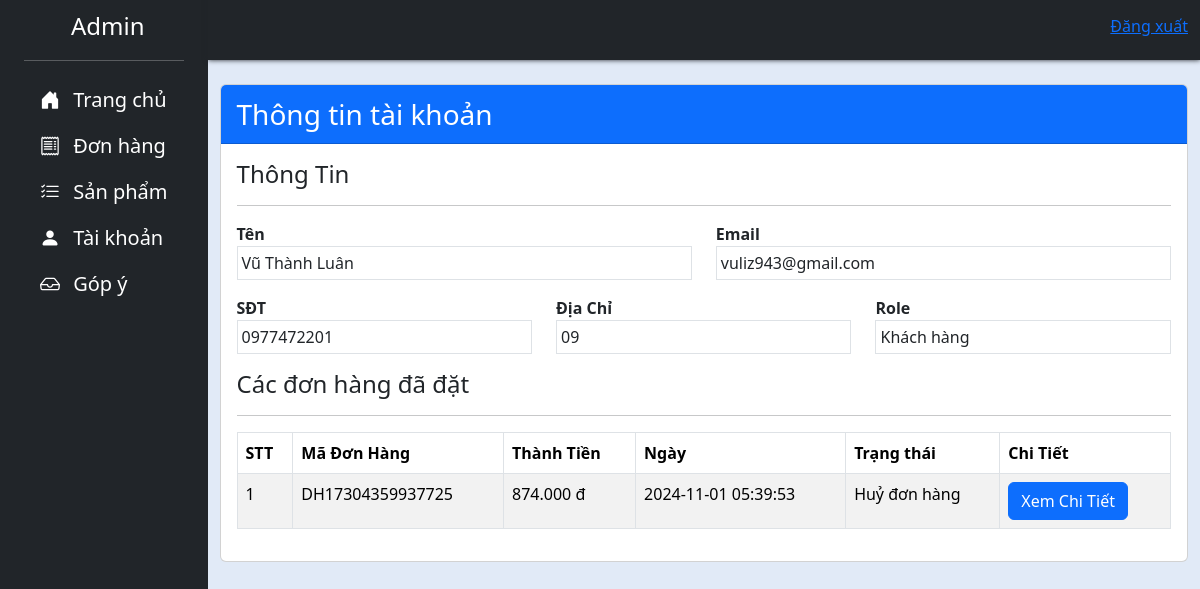
Before: /Admin/admin-accountdetail.php?id=16 with the older database file.
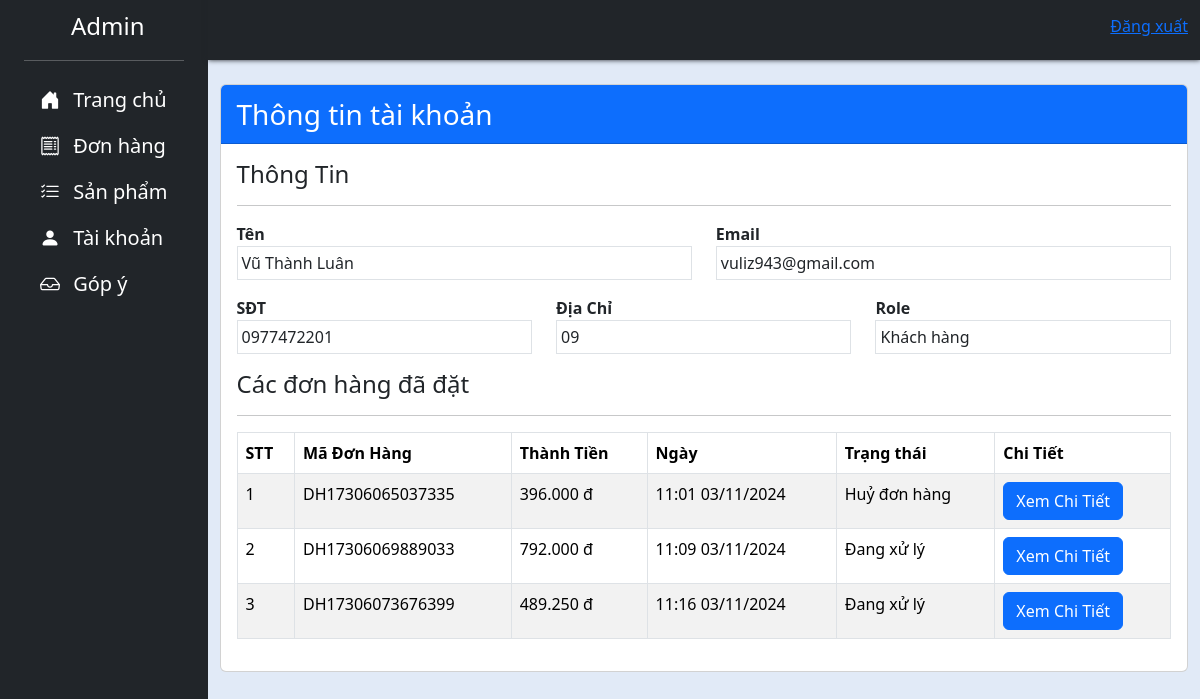
After: the same page with the newer database file.
### tables this page shows
CREATE TABLE `orders` (
  `id` int(4) NOT NULL,
  `ma_don_hang` varchar(20) NOT NULL,
  `user_id` int(4) NOT NULL,
  `name` varchar(50) NOT NULL,
  `email` varchar(50) NOT NULL,
  `sdt` varchar(15) NOT NULL,
  `address` varchar(150) NOT NULL,
  `comment` varchar(300) NOT NULL,
  `total` int(9) NOT NULL,
  `status` int(1) NOT NULL,
  `time` varchar(20) NOT NULL
);

### Admin/admin-accountdetail.php (the view, shortened to what the changed rows need)
<?php include "header.php" ?>
<div class="row py-2">
    <div class="container">
        <div class="">
            <div class="row">
                <div class="col-md-12">
                    <div class="card">
                        <div class="card-body">
                            <div class="row">
                                <div class="col-md-12">
                                    <table class="table table-bordered table-striped">
                                        <thead>
                                            <tr>
                                                <th>STT</th>
                                                <th>Mã Đơn Hàng</th>
                                                <th>Thành Tiền</th>
                                                <th>Ngày</th>
                                                <th>Trạng thái</th>
                                                <th>Chi Tiết</th>
                                            </tr>
                                        </thead>
                                        <tbody>
                                            <?php
                                            $sql = "SELECT * FROM orders WHERE user_id = ".$_GET['id'];
                                            $result = $conn->query($sql);
                                            $count = 1;
                                            if ($result->num_rows > 0) {
                                                while ($item = $result->fetch_assoc()) {
                                            ?>
                                                    <tr>
                                                        <td> <?= $count ?> </td>
                                                        <td> <?= $item['ma_don_hang']; ?> </td>
                                                        <td> <?= number_format($item['total'], 0, ',', '.') ?> đ </td>
                                                        <td> <?= $item['time']; ?> </td>
                                                        <td>
                                                            <?php
                                                            if ($item['status'] == 0) {
                                                                echo "Đang xử lý";
                                                            } else if ($item['status'] == 1) {
                                                                echo "Thành công";
                                                            } else if ($item['status'] == 2) {
                                                                echo "Huỷ đơn hàng";
                                                            }
                                                            ?>
                                                        </td>
                                                        <td>
                                                            <a href="admin-ordersdetail.php?ma=<?= $item['ma_don_hang']; ?>" class="btn btn-primary">Xem Chi Tiết</a>
                                                        </td>
                                                    </tr>
                                                <?php
                                                    $count++;
                                                }
                                            } else {
                                                ?>
                                                <tr>
                                                    <td colspan="5"> Bạn chưa đặt đơn hàng nào </td>
                                                </tr>
                                            <?php
                                            }
                                            ?>
                                        </tbody>
                                    </table>
                                </div>
                            </div>
                        </div>
                    </div>
                </div>
            </div>
        </div>
    </div>
</div>
<?php include "footer.php" ?>

Changed rows visible on the page:
removed orders: ma_don_hang "DH17304359937725", total "874.000", time "2024-11-01 05:39:53", status "Huỷ đơn hàng"
added orders: ma_don_hang "DH17306065037335", total "396.000", time "11:01 03/11/2024", status "Huỷ đơn hàng"
added orders: ma_don_hang "DH17306069889033", total "792.000", time "11:09 03/11/2024", status "Đang xử lý"
added orders: ma_don_hang "DH17306073676399", total "489.250", time "11:16 03/11/2024", status "Đang xử lý"
